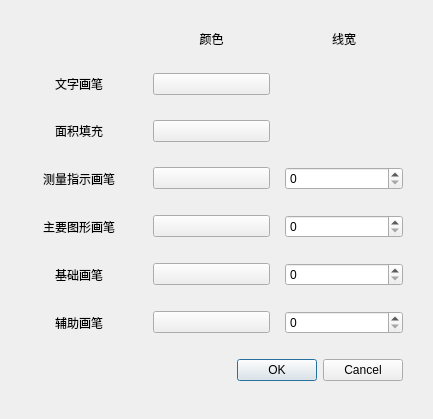
<?xml version="1.0" encoding="UTF-8"?>
<ui version="4.0">
 <class>DialogColorAndLineWidth</class>
 <widget class="QDialog" name="DialogColorAndLineWidth">
  <property name="geometry">
   <rect>
    <x>0</x>
    <y>0</y>
    <width>433</width>
    <height>419</height>
   </rect>
  </property>
  <property name="windowTitle">
   <string>Dialog</string>
  </property>
  <layout class="QVBoxLayout" name="verticalLayout">
   <property name="spacing">
    <number>5</number>
   </property>
   <property name="leftMargin">
    <number>20</number>
   </property>
   <property name="topMargin">
    <number>10</number>
   </property>
   <property name="rightMargin">
    <number>30</number>
   </property>
   <property name="bottomMargin">
    <number>10</number>
   </property>
   <item>
    <layout class="QHBoxLayout" name="horizontalLayout_5">
     <property name="spacing">
      <number>15</number>
     </property>
     <item>
      <widget class="QLabel" name="label_3">
       <property name="sizePolicy">
        <sizepolicy hsizetype="Preferred" vsizetype="Preferred">
         <horstretch>0</horstretch>
         <verstretch>0</verstretch>
        </sizepolicy>
       </property>
       <property name="text">
        <string/>
       </property>
      </widget>
     </item>
     <item>
      <widget class="QLabel" name="label_color">
       <property name="sizePolicy">
        <sizepolicy hsizetype="Preferred" vsizetype="Fixed">
         <horstretch>0</horstretch>
         <verstretch>0</verstretch>
        </sizepolicy>
       </property>
       <property name="text">
        <string>颜色</string>
       </property>
       <property name="alignment">
        <set>Qt::AlignCenter</set>
       </property>
      </widget>
     </item>
     <item>
      <widget class="QLabel" name="label_width">
       <property name="sizePolicy">
        <sizepolicy hsizetype="Preferred" vsizetype="Fixed">
         <horstretch>0</horstretch>
         <verstretch>0</verstretch>
        </sizepolicy>
       </property>
       <property name="text">
        <string>线宽</string>
       </property>
       <property name="alignment">
        <set>Qt::AlignCenter</set>
       </property>
      </widget>
     </item>
    </layout>
   </item>
   <item>
    <layout class="QHBoxLayout" name="horizontalLayout_6">
     <property name="spacing">
      <number>15</number>
     </property>
     <property name="leftMargin">
      <number>0</number>
     </property>
     <property name="rightMargin">
      <number>0</number>
     </property>
     <item>
      <widget class="QLabel" name="label_font">
       <property name="text">
        <string>文字画笔</string>
       </property>
       <property name="alignment">
        <set>Qt::AlignCenter</set>
       </property>
      </widget>
     </item>
     <item>
      <widget class="QPushButton" name="pushButton_fontColor">
       <property name="text">
        <string/>
       </property>
      </widget>
     </item>
     <item>
      <widget class="QLabel" name="label_4">
       <property name="sizePolicy">
        <sizepolicy hsizetype="Preferred" vsizetype="Fixed">
         <horstretch>0</horstretch>
         <verstretch>0</verstretch>
        </sizepolicy>
       </property>
       <property name="text">
        <string/>
       </property>
      </widget>
     </item>
    </layout>
   </item>
   <item>
    <layout class="QHBoxLayout" name="horizontalLayout_7">
     <property name="spacing">
      <number>15</number>
     </property>
     <item>
      <widget class="QLabel" name="label_areaBrush">
       <property name="text">
        <string>面积填充</string>
       </property>
       <property name="alignment">
        <set>Qt::AlignCenter</set>
       </property>
      </widget>
     </item>
     <item>
      <widget class="QPushButton" name="pushButton_areaBrush">
       <property name="text">
        <string/>
       </property>
      </widget>
     </item>
     <item>
      <widget class="QLabel" name="label">
       <property name="sizePolicy">
        <sizepolicy hsizetype="Preferred" vsizetype="Maximum">
         <horstretch>0</horstretch>
         <verstretch>0</verstretch>
        </sizepolicy>
       </property>
       <property name="text">
        <string/>
       </property>
      </widget>
     </item>
    </layout>
   </item>
   <item>
    <layout class="QHBoxLayout" name="horizontalLayout">
     <property name="spacing">
      <number>15</number>
     </property>
     <item>
      <widget class="QLabel" name="label_measurement">
       <property name="sizePolicy">
        <sizepolicy hsizetype="Preferred" vsizetype="Preferred">
         <horstretch>1</horstretch>
         <verstretch>0</verstretch>
        </sizepolicy>
       </property>
       <property name="text">
        <string>测量指示画笔</string>
       </property>
       <property name="alignment">
        <set>Qt::AlignCenter</set>
       </property>
      </widget>
     </item>
     <item>
      <widget class="QPushButton" name="pushButton_measurementColor">
       <property name="sizePolicy">
        <sizepolicy hsizetype="Minimum" vsizetype="Fixed">
         <horstretch>1</horstretch>
         <verstretch>0</verstretch>
        </sizepolicy>
       </property>
       <property name="text">
        <string/>
       </property>
      </widget>
     </item>
     <item>
      <widget class="QSpinBox" name="spinBox_measurementWidth">
       <property name="sizePolicy">
        <sizepolicy hsizetype="Minimum" vsizetype="Fixed">
         <horstretch>1</horstretch>
         <verstretch>0</verstretch>
        </sizepolicy>
       </property>
      </widget>
     </item>
    </layout>
   </item>
   <item>
    <layout class="QHBoxLayout" name="horizontalLayout_4">
     <property name="spacing">
      <number>15</number>
     </property>
     <item>
      <widget class="QLabel" name="label_main">
       <property name="sizePolicy">
        <sizepolicy hsizetype="Preferred" vsizetype="Preferred">
         <horstretch>1</horstretch>
         <verstretch>0</verstretch>
        </sizepolicy>
       </property>
       <property name="text">
        <string>主要图形画笔</string>
       </property>
       <property name="alignment">
        <set>Qt::AlignCenter</set>
       </property>
      </widget>
     </item>
     <item>
      <widget class="QPushButton" name="pushButton_mainColor">
       <property name="sizePolicy">
        <sizepolicy hsizetype="Minimum" vsizetype="Fixed">
         <horstretch>1</horstretch>
         <verstretch>0</verstretch>
        </sizepolicy>
       </property>
       <property name="text">
        <string/>
       </property>
      </widget>
     </item>
     <item>
      <widget class="QSpinBox" name="spinBox_mainWidth">
       <property name="sizePolicy">
        <sizepolicy hsizetype="Minimum" vsizetype="Fixed">
         <horstretch>1</horstretch>
         <verstretch>0</verstretch>
        </sizepolicy>
       </property>
      </widget>
     </item>
    </layout>
   </item>
   <item>
    <layout class="QHBoxLayout" name="horizontalLayout_3">
     <property name="spacing">
      <number>15</number>
     </property>
     <item>
      <widget class="QLabel" name="label_basic">
       <property name="sizePolicy">
        <sizepolicy hsizetype="Preferred" vsizetype="Preferred">
         <horstretch>1</horstretch>
         <verstretch>0</verstretch>
        </sizepolicy>
       </property>
       <property name="text">
        <string>基础画笔</string>
       </property>
       <property name="alignment">
        <set>Qt::AlignCenter</set>
       </property>
      </widget>
     </item>
     <item>
      <widget class="QPushButton" name="pushButton_basicColor">
       <property name="sizePolicy">
        <sizepolicy hsizetype="Minimum" vsizetype="Fixed">
         <horstretch>1</horstretch>
         <verstretch>0</verstretch>
        </sizepolicy>
       </property>
       <property name="text">
        <string/>
       </property>
      </widget>
     </item>
     <item>
      <widget class="QSpinBox" name="spinBox_basicWidth">
       <property name="sizePolicy">
        <sizepolicy hsizetype="Minimum" vsizetype="Fixed">
         <horstretch>1</horstretch>
         <verstretch>0</verstretch>
        </sizepolicy>
       </property>
      </widget>
     </item>
    </layout>
   </item>
   <item>
    <layout class="QHBoxLayout" name="horizontalLayout_2">
     <property name="spacing">
      <number>15</number>
     </property>
     <item>
      <widget class="QLabel" name="label_assist">
       <property name="sizePolicy">
        <sizepolicy hsizetype="Preferred" vsizetype="Preferred">
         <horstretch>1</horstretch>
         <verstretch>0</verstretch>
        </sizepolicy>
       </property>
       <property name="text">
        <string>辅助画笔</string>
       </property>
       <property name="alignment">
        <set>Qt::AlignCenter</set>
       </property>
      </widget>
     </item>
     <item>
      <widget class="QPushButton" name="pushButton_assistColor">
       <property name="sizePolicy">
        <sizepolicy hsizetype="Minimum" vsizetype="Fixed">
         <horstretch>1</horstretch>
         <verstretch>0</verstretch>
        </sizepolicy>
       </property>
       <property name="text">
        <string/>
       </property>
      </widget>
     </item>
     <item>
      <widget class="QSpinBox" name="spinBox_assistWidth">
       <property name="sizePolicy">
        <sizepolicy hsizetype="Minimum" vsizetype="Fixed">
         <horstretch>1</horstretch>
         <verstretch>0</verstretch>
        </sizepolicy>
       </property>
      </widget>
     </item>
    </layout>
   </item>
   <item>
    <widget class="QDialogButtonBox" name="buttonBox">
     <property name="orientation">
      <enum>Qt::Horizontal</enum>
     </property>
     <property name="standardButtons">
      <set>QDialogButtonBox::Cancel|QDialogButtonBox::Ok</set>
     </property>
    </widget>
   </item>
  </layout>
 </widget>
 <resources/>
 <connections>
  <connection>
   <sender>buttonBox</sender>
   <signal>accepted()</signal>
   <receiver>DialogColorAndLineWidth</receiver>
   <slot>accept()</slot>
   <hints>
    <hint type="sourcelabel">
     <x>248</x>
     <y>254</y>
    </hint>
    <hint type="destinationlabel">
     <x>157</x>
     <y>274</y>
    </hint>
   </hints>
  </connection>
  <connection>
   <sender>buttonBox</sender>
   <signal>rejected()</signal>
   <receiver>DialogColorAndLineWidth</receiver>
   <slot>reject()</slot>
   <hints>
    <hint type="sourcelabel">
     <x>316</x>
     <y>260</y>
    </hint>
    <hint type="destinationlabel">
     <x>286</x>
     <y>274</y>
    </hint>
   </hints>
  </connection>
 </connections>
</ui>
